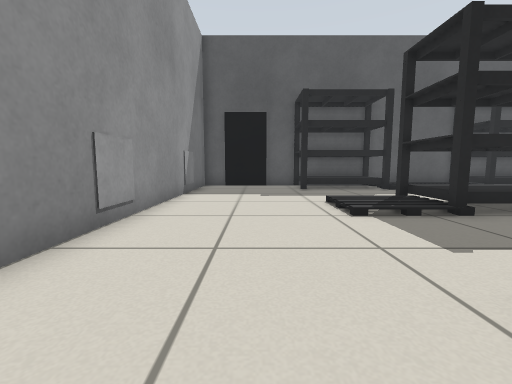
view 1 (above)

18 first-person views from a walk through a Gazebo world. The camera is 0.5 m above the floor, tilts 6° down and sees 90° across. The floor is counted in squares, 0.5 m on a side. Each view is taken from the middle of a square. On the plan, view 1 faces up. The plan holds only what a view shows up to about 11 squares ahead; the rest is blank. The robots in the file are not drawn.

view 2
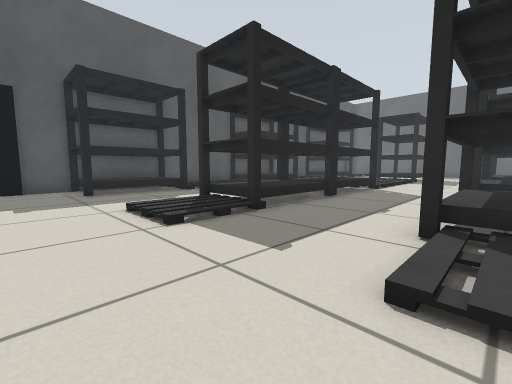

view 3
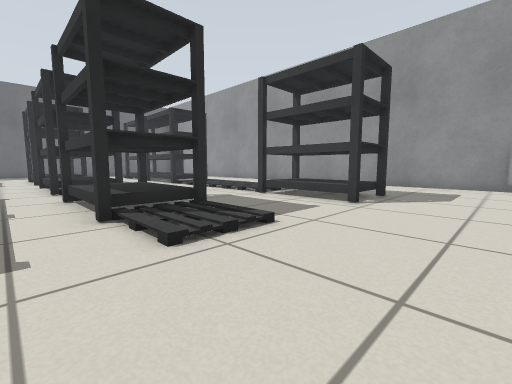

view 4
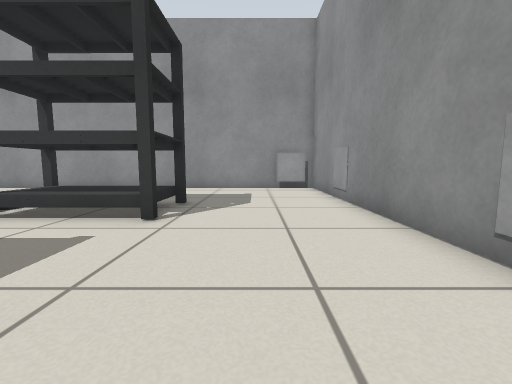

view 5
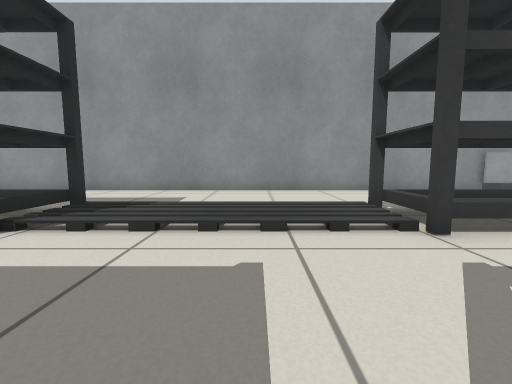

view 6
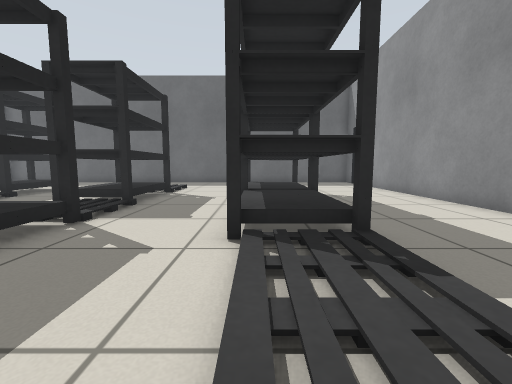

view 7
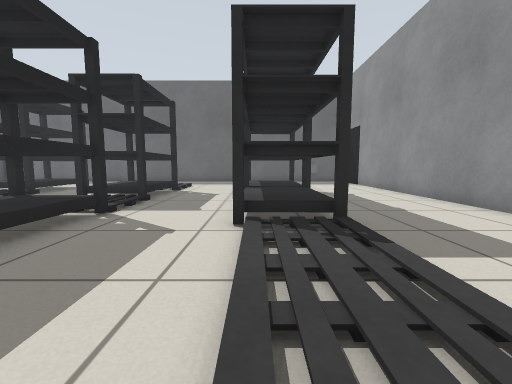

view 8
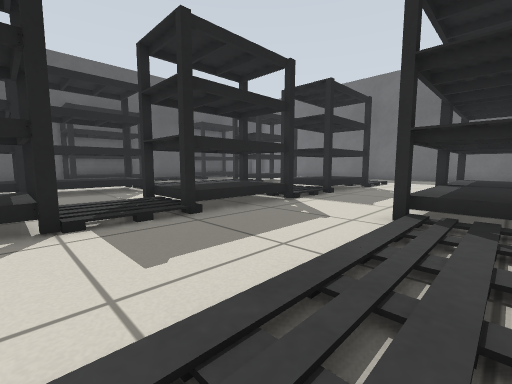

view 9
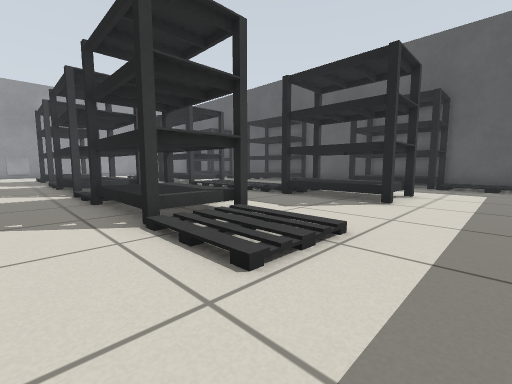

view 10
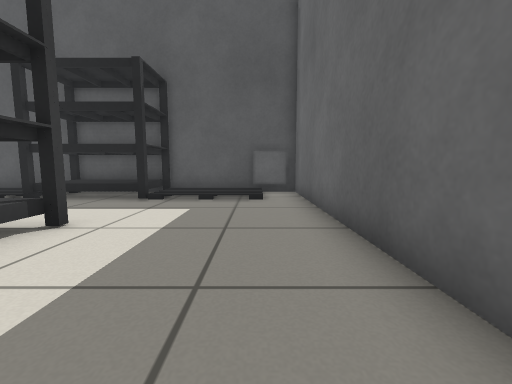

view 11
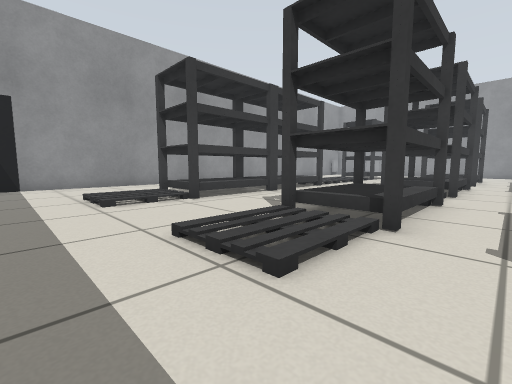

view 12
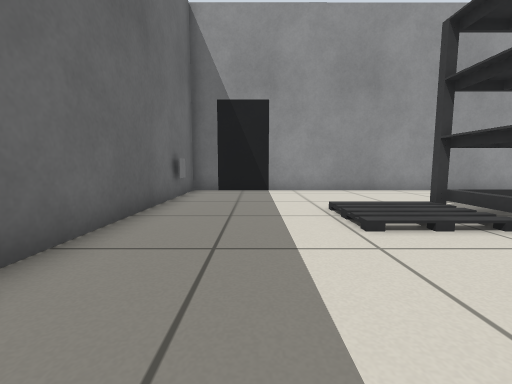

view 13
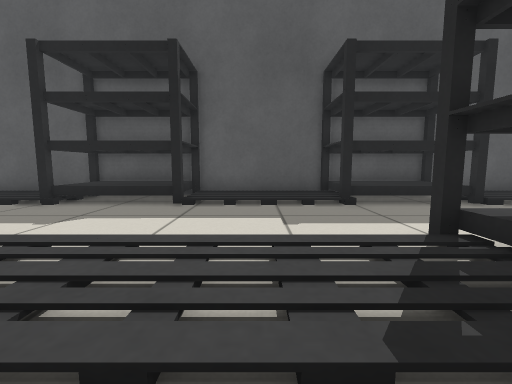

view 14
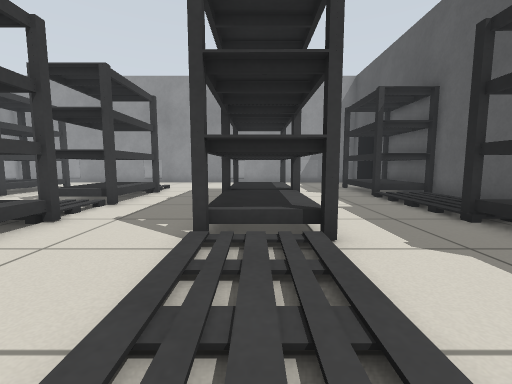

view 15
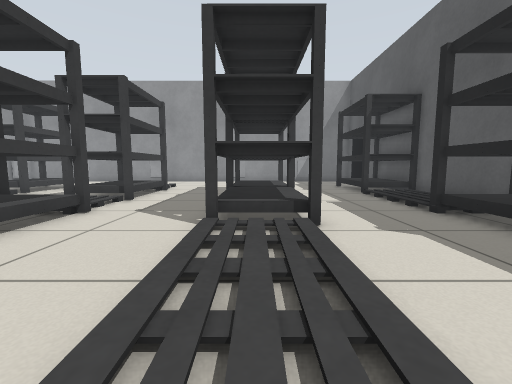

view 16
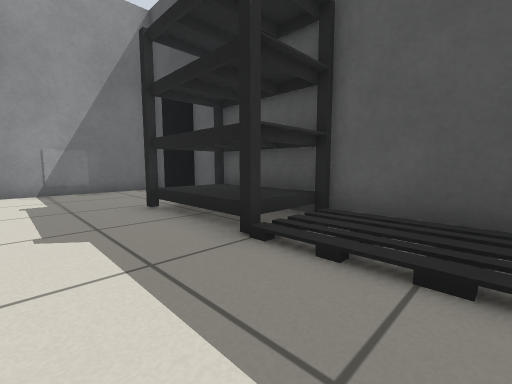

view 17
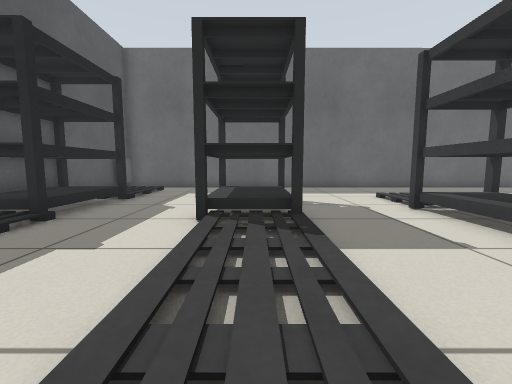

view 18
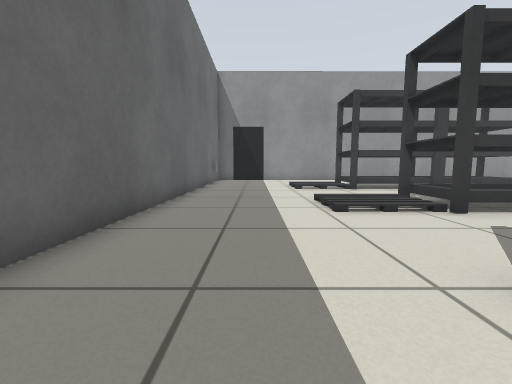

### Floor plan
Points are (right, up) in squares from view 1. A wall is a line through its corners. A room is listed if a view was taken in it or the views show most of it. See-through windows are left out.
Room 1 (views 1, 2, 3, 4, 5, 6, 7, 8, 9, 10, 11, 12, 13, 14, 15, 16, 17, 18)
walls: (-2.5, -1.5) (-2.5, -10.2); (-0.6, -10.2) (22.5, -10.2); (24.4, -10.2) (25.5, -10.2) (25.5, 12.6) (1.5, 12.6); (-2.5, 12.3) (-2.5, 2.4)
objects: marker (-2, -10) to (-1, -10); shop (-2, -7); marker (-2, -1); marker (-2, 5); marker (-2, 10); rack (2, -6) to (5, -4); rack (2, 11) to (5, 12); rack (4, 0) to (7, 2); rack (4, 5) to (7, 7); rack (8, 5) to (11, 7); rack (10, 0) to (13, 2); rack (10, 11) to (13, 12); rack (12, -6) to (15, -4); rack (16, -6) to (19, -4); rack (16, 0) to (19, 2); rack (17, 5) to (21, 7); rack (17, 11) to (21, 12); door leaf (23, -10) to (24, -10); marker (24, 12) to (25, 12); other object (25, -8)

Where each view was taken, in squares from view 1:
view 1: 0 up, 0 right, facing up
view 2: 1 up, 0 right, facing up-right
view 3: 3 up, 1 left, facing down-right
view 4: 1 up, 0 right, facing down
view 5: 0 up, 8 right, facing down
view 6: 4 down, 8 right, facing right
view 7: 4 down, 7 right, facing right
view 8: 5 down, 7 right, facing up-right
view 9: 2 down, 23 right, facing up-left
view 10: 3 up, 24 right, facing up
view 11: 3 up, 23 right, facing down-left
view 12: 0 up, 23 right, facing down
view 13: 4 up, 15 right, facing up
view 14: 6 up, 15 right, facing left
view 15: 6 up, 16 right, facing left
view 16: 8 up, 8 right, facing up-left
view 17: 6 up, 12 right, facing right
view 18: 7 up, 23 right, facing down
